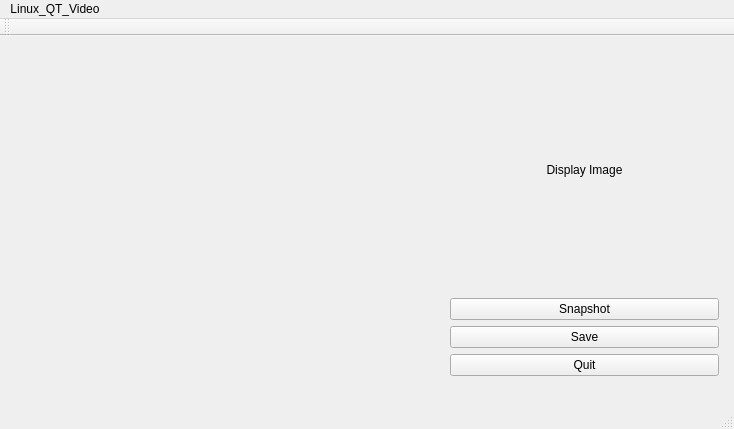
<?xml version="1.0" encoding="UTF-8"?>
<ui version="4.0">
 <class>MainWindow</class>
 <widget class="QMainWindow" name="MainWindow">
  <property name="geometry">
   <rect>
    <x>0</x>
    <y>0</y>
    <width>734</width>
    <height>429</height>
   </rect>
  </property>
  <property name="windowTitle">
   <string>MainWindow</string>
  </property>
  <widget class="QWidget" name="centralWidget">
   <widget class="QWidget" name="horizontalLayoutWidget">
    <property name="geometry">
     <rect>
      <x>0</x>
      <y>0</y>
      <width>431</width>
      <height>351</height>
     </rect>
    </property>
    <layout class="QHBoxLayout" name="ImageView"/>
   </widget>
   <widget class="QWidget" name="verticalLayoutWidget">
    <property name="geometry">
     <rect>
      <x>439</x>
      <y>0</y>
      <width>291</width>
      <height>351</height>
     </rect>
    </property>
    <layout class="QVBoxLayout" name="verticalLayout">
     <item>
      <widget class="QLabel" name="ImageCapture">
       <property name="text">
        <string>Display Image</string>
       </property>
       <property name="alignment">
        <set>Qt::AlignCenter</set>
       </property>
      </widget>
     </item>
     <item>
      <widget class="QPushButton" name="buttonCapture">
       <property name="text">
        <string>Snapshot</string>
       </property>
      </widget>
     </item>
     <item>
      <widget class="QPushButton" name="buttonSave">
       <property name="text">
        <string>Save</string>
       </property>
      </widget>
     </item>
     <item>
      <widget class="QPushButton" name="buttonQuit">
       <property name="text">
        <string>Quit</string>
       </property>
      </widget>
     </item>
    </layout>
   </widget>
  </widget>
  <widget class="QMenuBar" name="menuBar">
   <property name="geometry">
    <rect>
     <x>0</x>
     <y>0</y>
     <width>734</width>
     <height>19</height>
    </rect>
   </property>
   <widget class="QMenu" name="menuLinux_QT_Video">
    <property name="title">
     <string>Linux_QT_Video</string>
    </property>
   </widget>
   <addaction name="menuLinux_QT_Video"/>
  </widget>
  <widget class="QToolBar" name="mainToolBar">
   <attribute name="toolBarArea">
    <enum>TopToolBarArea</enum>
   </attribute>
   <attribute name="toolBarBreak">
    <bool>false</bool>
   </attribute>
  </widget>
  <widget class="QStatusBar" name="statusBar"/>
 </widget>
 <layoutdefault spacing="6" margin="11"/>
 <resources/>
 <connections/>
</ui>
